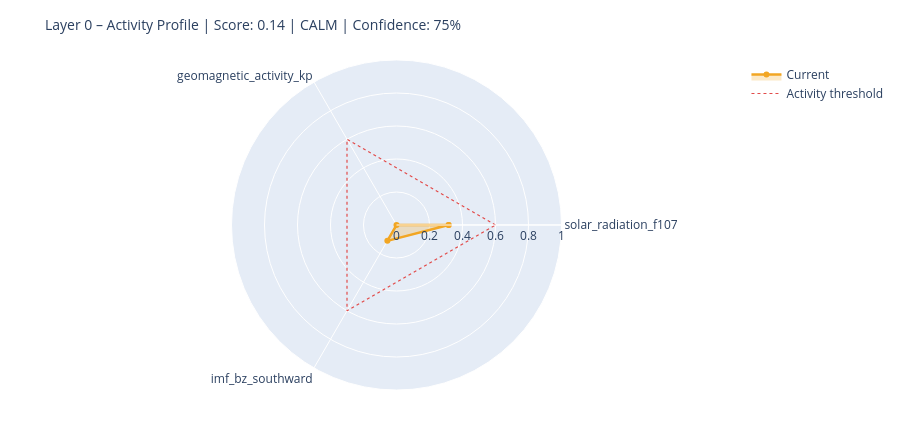

Notebook source saved alongside this figure:
### Markdown cell above
---
## 6. State Assessment & Handoff to Layer 1

### Code cell
# ============================================================
# STEP 1 – Collect raw values with source modes
# Mode: 'primary' | 'fallback_3h' | 'last_valid' | 'missing'
# ============================================================

def safe_last(df, col):
    if df is None or col not in df.columns: return None
    s = df[col].dropna()
    return float(s.iloc[-1]) if not s.empty else None

f107_now = safe_last(df_f107, 'f10.7')
bz_now   = safe_last(df_mag,  'bz_gsm')
kp_now   = safe_last(df_kp,   'kp')
sw_now   = safe_last(df_sw,   'speed')

source_modes = {
    'F10.7':    'primary'  if f107_now is not None else 'missing',
    'Kp':       'primary'  if kp_now   is not None else 'missing',
    'IMF_Bz':   'primary'  if bz_now   is not None else 'missing',
    'SW_speed': 'primary'  if sw_now   is not None else 'missing',
}

# Kp Fallback – 3h endpoint
if kp_now is None:
    try:
        r = requests.get(
            'https://services.swpc.noaa.gov/json/noaa-planetary-k-index.json',
            timeout=10)
        r.raise_for_status()
        fb = pd.DataFrame(r.json())
        tc = next((c for c in fb.columns if 'time' in c.lower()), fb.columns[0])
        kc = next((c for c in fb.columns if 'kp' in c.lower() and c != tc), None)
        if kc:
            fb[kc] = fb[kc].astype(str).str.extract(r'([0-9]+(?:\.[0-9]*)?)')[0]
            fb[kc] = pd.to_numeric(fb[kc], errors='coerce')
            fb = fb[fb[kc] >= 0].dropna(subset=[kc])
            if not fb.empty:
                kp_now = float(fb[kc].iloc[-1])
                source_modes['Kp'] = 'fallback_3h'
                print(f'  Kp fallback (3h): {kp_now:.1f}')
    except Exception as e:
        print(f'  Kp fallback failed: {e}')

# Solar Wind Fallback – last valid value
if sw_now is None and df_sw is not None and 'speed' in df_sw.columns:
    s = df_sw['speed'].dropna()
    if not s.empty:
        sw_now = float(s.iloc[-1])
        source_modes['SW_speed'] = 'last_valid'
        print(f'  SW fallback (last_valid): {sw_now:.0f} km/s')

print()
print('Source modes:', source_modes)

# ============================================================
# STEP 2 – Score from available components only
# ============================================================

def norm(v, lo, hi):
    if v is None: return None
    return max(0.0, min(1.0, (v - lo) / (hi - lo)))

COMPONENTS = {
    'solar_radiation_f107':    (f107_now, norm(f107_now, 60, 250)),
    'geomagnetic_activity_kp': (kp_now,   norm(kp_now,   0,   9)),
    'imf_bz_southward':        (bz_now,   norm(-(bz_now or 0) if bz_now else None, -5, 30)
                                           if bz_now is not None else None),
    'solar_wind_speed':        (sw_now,   norm(sw_now, 300, 800)),
}

available   = {k: v[1] for k, v in COMPONENTS.items() if v[1] is not None}
unavailable = [k for k, v in COMPONENTS.items() if v[1] is None]

layer0_score = round(sum(available.values()) / len(available), 4) if available else None
confidence   = round(len(available) / len(COMPONENTS), 2)

level = ('unknown'  if layer0_score is None
         else 'calm'     if layer0_score < 0.3
         else 'moderate' if layer0_score < 0.6
         else 'active')

# ============================================================
# STEP 3 – Dominant Driver
# ============================================================

def dominant_driver(kp, f107, bz, sw):
    candidates = []
    if kp   is not None and kp   >= 4:   candidates.append(('geomagnetic',    kp / 9))
    if sw   is not None and sw   >= 500:  candidates.append(('solar_wind',     sw / 800))
    if bz   is not None and bz   <= -5:   candidates.append(('imf_southward',  abs(bz) / 30))
    if f107 is not None and f107 >= 150:  candidates.append(('solar_radiation',f107 / 250))
    return max(candidates, key=lambda x: x[1])[0] if candidates else 'none'

driver = dominant_driver(kp_now, f107_now, bz_now, sw_now)

# ============================================================
# STEP 4 – Downstream expectations
# ============================================================

def downstream_expectation(driver, score, kp, bz, f107):
    exp = {
        'magnetosphere':        'calm',
        'ionosphere':           'calm',
        'schumann_resonance':   'unchanged',
        'lithosphere_currents': 'low',
    }
    if driver == 'geomagnetic' or (kp and kp >= 5):
        exp['magnetosphere']        = 'compressed / storm'
        exp['ionosphere']           = 'elevated disturbance (TEC variability)'
        exp['schumann_resonance']   = 'elevated amplitude possible'
        exp['lithosphere_currents'] = 'elevated induction currents'
    elif driver == 'imf_southward' or (bz and bz <= -5):
        exp['magnetosphere']        = 'energy coupling active'
        exp['ionosphere']           = 'elevated electron density possible'
        exp['schumann_resonance']   = 'slight modulation possible'
    elif driver == 'solar_radiation' or (f107 and f107 >= 150):
        exp['ionosphere']           = 'elevated ionization (F-layer)'
        exp['schumann_resonance']   = 'slightly elevated background activity'
    return exp

downstream = downstream_expectation(driver, layer0_score, kp_now, bz_now, f107_now)

# ============================================================
# CONSOLE OUTPUT
# ============================================================

W = 58
print('=' * W)
print('LAYER 0 – STATE ASSESSMENT')
print('=' * W)
for name, (raw_v, score_v) in COMPONENTS.items():
    if score_v is not None:
        bar = '█' * int(score_v * 20) + '░' * (20 - int(score_v * 20))
        print(f'  {name:<35}  {bar}  {score_v:.2f}')
    else:
        print(f'  {name:<35}  {"─" * 20}  n/a')
print('-' * W)
print(f'  Score ({len(available)}/{len(COMPONENTS)} components):  {layer0_score:.3f}')
print(f'  Confidence:         {confidence:.0%}')
print(f'  Level:              {level.upper()}')
print(f'  Dominant Driver:    {driver}')

# Radar chart
cats = list(available.keys())
vals = list(available.values())
if len(cats) >= 3:
    fig = go.Figure()
    fig.add_trace(go.Scatterpolar(
        r=vals + [vals[0]], theta=cats + [cats[0]],
        fill='toself', fillcolor='rgba(242,166,35,0.25)',
        line=dict(color='#F2A623', width=2.5), name='Current'
    ))
    fig.add_trace(go.Scatterpolar(
        r=[0.6] * (len(cats) + 1), theta=cats + [cats[0]],
        line=dict(color='#E24B4A', dash='dot', width=1.2),
        mode='lines', name='Activity threshold'
    ))
    fig.update_layout(
        title=dict(text=f'Layer 0 – Activity Profile | Score: {layer0_score:.2f} | {level.upper()} | Confidence: {confidence:.0%}',
                   font=dict(size=14)),
        polar=dict(radialaxis=dict(visible=True, range=[0, 1])),
        height=430, showlegend=True,
        margin=dict(l=60, r=60, t=60, b=40)
    )
    fig.show()

### Figure 1 — Plotly figure (JSON) as saved in the notebook; plotly's stock layout.template omitted (floating-point values rounded to 4 significant figures)
{"data": [{"fill": "toself", "fillcolor": "rgba(242,166,35,0.25)", "line": {"color": "#F2A623", "width": 2.5}, "name": "Current", "r": [0.3158, 0.0, 0.1109, 0.3158], "theta": ["solar_radiation_f107", "geomagnetic_activity_kp", "imf_bz_southward", "solar_radiation_f107"], "type": "scatterpolar"}, {"line": {"color": "#E24B4A", "dash": "dot", "width": 1.2}, "mode": "lines", "name": "Activity threshold", "r": [0.6, 0.6, 0.6, 0.6], "theta": ["solar_radiation_f107", "geomagnetic_activity_kp", "imf_bz_southward", "solar_radiation_f107"], "type": "scatterpolar"}], "layout": {"height": 430, "margin": {"b": 40, "l": 60, "r": 60, "t": 60}, "polar": {"radialaxis": {"range": [0, 1], "visible": true}}, "showlegend": true, "title": {"font": {"size": 14}, "text": "Layer 0 – Activity Profile | Score: 0.14 | CALM | Confidence: 75%"}}}
